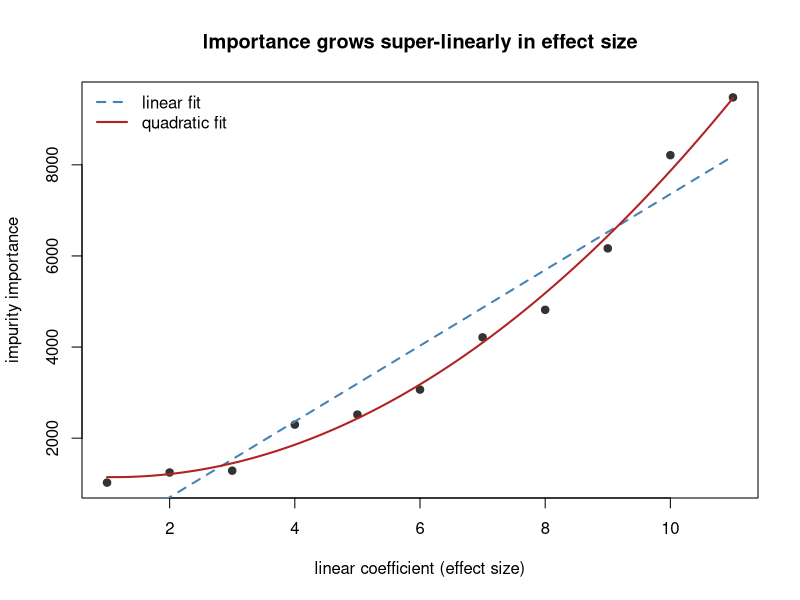
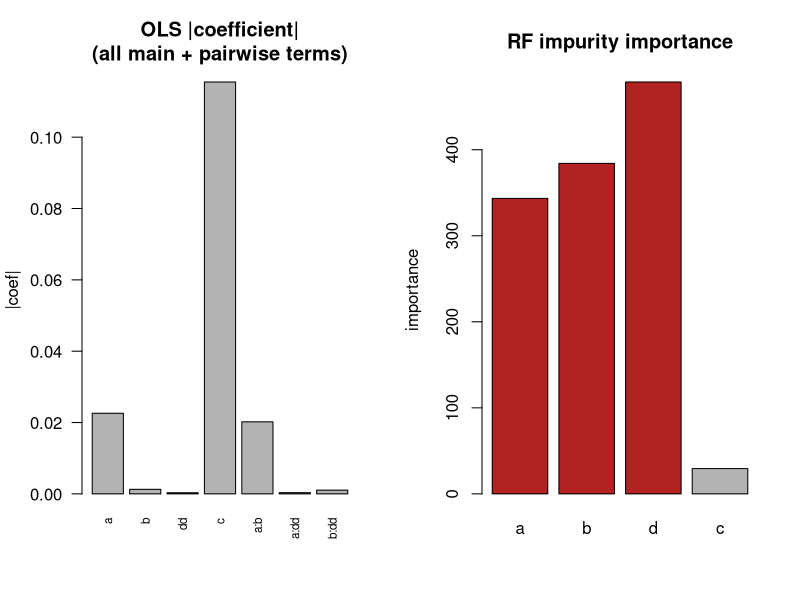
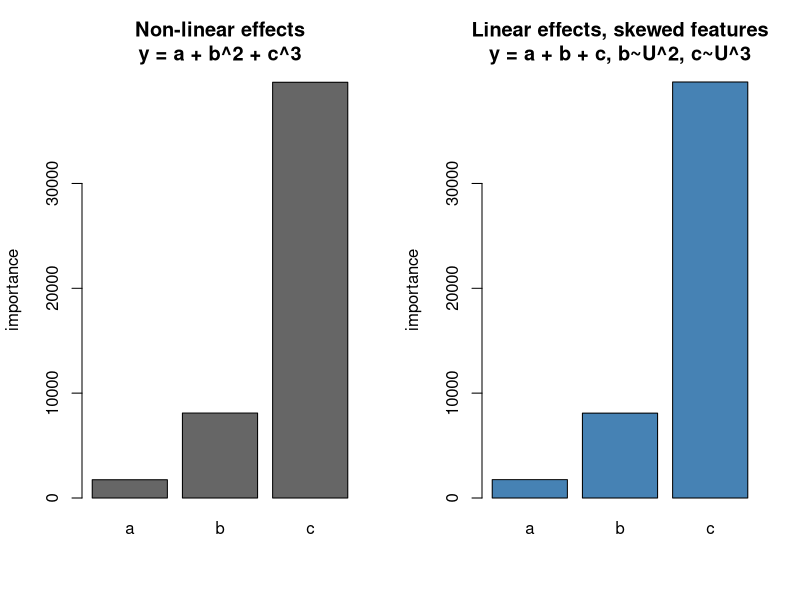

R code for these plots, in order:
# Generate the figures used in paper/. Run after/with validate.R.
# R_LIBS_USER=./.rlib Rscript analysis/figures.R
suppressMessages({ library(tibble); library(ranger) })
dir.create("figures", showWarnings = FALSE)
imp <- function(m) ranger::importance(m)

## Fig 1: super-linear magnification of importance vs linear effect size
set.seed(43); n <- 1000
eff <- 1:11
X <- as_tibble(setNames(lapply(eff, function(i) runif(n)), letters[1:11]))
X$y <- as.matrix(X) %*% eff
v <- as.numeric(imp(ranger(y ~ ., X, importance = "impurity", num.trees = 1000)))
fitq <- lm(v ~ eff + I(eff^2))
png("figures/fig1_superlinear.png", 780, 560, res = 110)
plot(eff, v, pch = 19, col = "grey20", xlab = "linear coefficient (effect size)",
     ylab = "impurity importance", main = "Importance grows super-linearly in effect size")
lines(eff, coef(lm(v ~ eff))[1] + coef(lm(v ~ eff))[2]*eff, col = "steelblue", lwd = 2, lty = 2)
gx <- seq(1, 11, 0.1); lines(gx, predict(fitq, data.frame(eff = gx)), col = "firebrick", lwd = 2)
legend("topleft", c("linear fit", "quadratic fit"), col = c("steelblue","firebrick"),
       lty = c(2,1), lwd = 2, bty = "n")
dev.off()

## Fig 2: three-way parity interaction - OLS (even with all pairwise terms) blind,
## RF importance loads on the three interacting variables
set.seed(42); n <- 10000; ib <- function(n) round(runif(n))
df <- tibble(a = ib(n), b = ib(n), dd = ib(n), c = ib(n), y = c/10 + (a + b + dd) %% 2)
ols <- lm(y ~ (a + b + dd)^2 + c, df)          # all main + pairwise terms
v <- imp(ranger(y ~ a + b + dd + c, df, importance = "impurity", num.trees = 500))
names(v) <- c("a","b","d","c")
png("figures/fig2_interaction.png", 900, 420, res = 110)
par(mfrow = c(1,2))
oc <- abs(coef(ols)[-1])
barplot(oc, las = 2, cex.names = 0.7, col = "grey70",
        main = "OLS |coefficient|\n(all main + pairwise terms)", ylab = "|coef|")
barplot(v, col = c("firebrick","firebrick","firebrick","grey70"),
        main = "RF impurity importance", ylab = "importance")
dev.off()

## Fig 3: the confound - non-linear effects vs linear-effects-skewed-features
set.seed(42); n <- 10000
df_nl  <- tibble(a = 1+runif(n), b = 1+runif(n), c = 1+runif(n), y = a + b^2 + c^3)
set.seed(42)
df_inc <- tibble(a = 1+runif(n), b = (1+runif(n))^2, c = (1+runif(n))^3, y = a + b + c)
v_nl  <- imp(ranger(y ~ ., df_nl,  importance = "impurity", num.trees = 500))
v_inc <- imp(ranger(y ~ ., df_inc, importance = "impurity", num.trees = 500))
png("figures/fig3_confound.png", 900, 420, res = 110)
par(mfrow = c(1,2))
barplot(v_nl,  col = "grey40", main = "Non-linear effects\ny = a + b^2 + c^3", ylab = "importance", ylim = c(0, max(v_nl,v_inc)))
barplot(v_inc, col = "steelblue", main = "Linear effects, skewed features\ny = a + b + c, b~U^2, c~U^3", ylab = "importance", ylim = c(0, max(v_nl,v_inc)))
dev.off()

cat("wrote figures/fig1_superlinear.png fig2_interaction.png fig3_confound.png\n")
